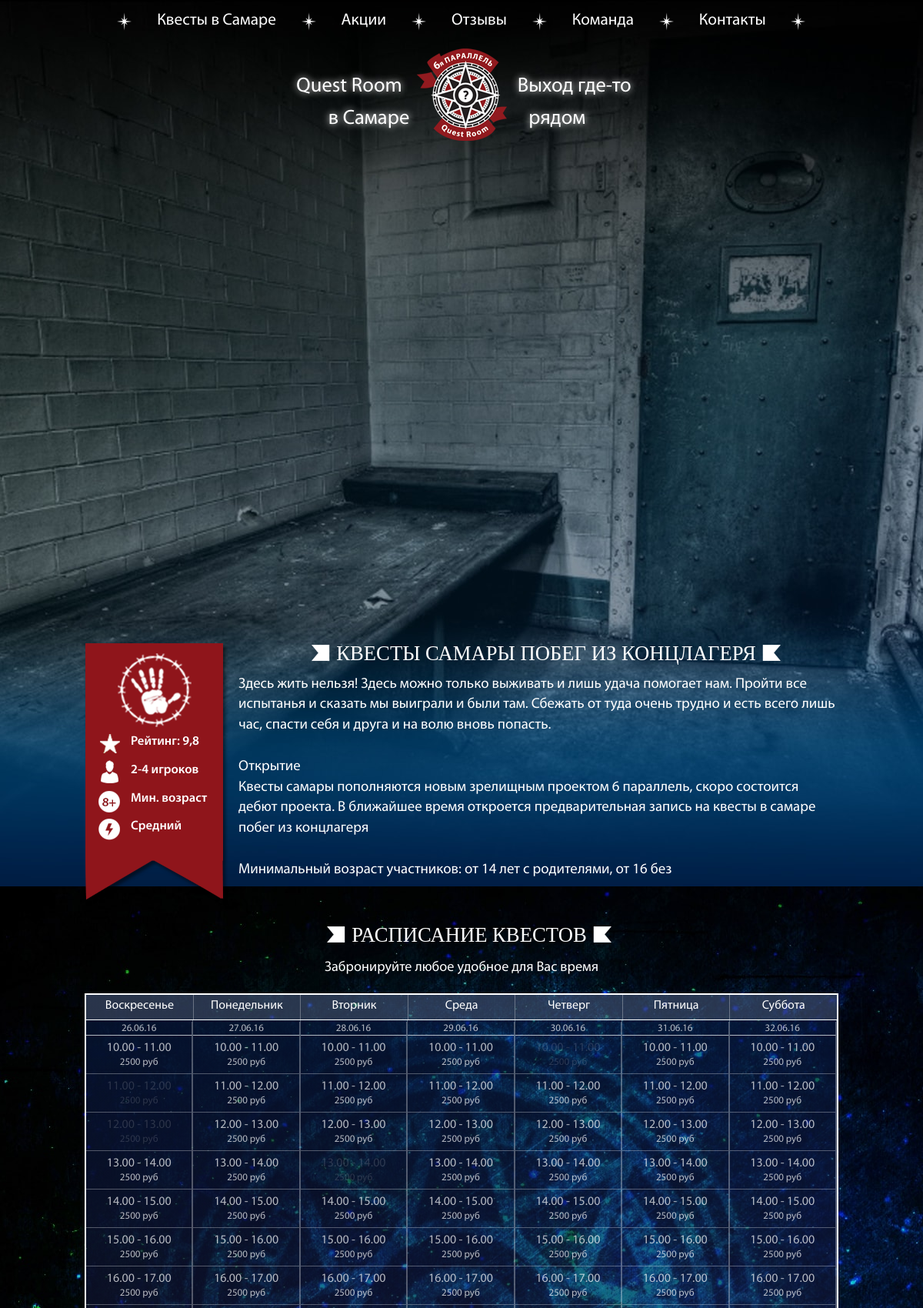
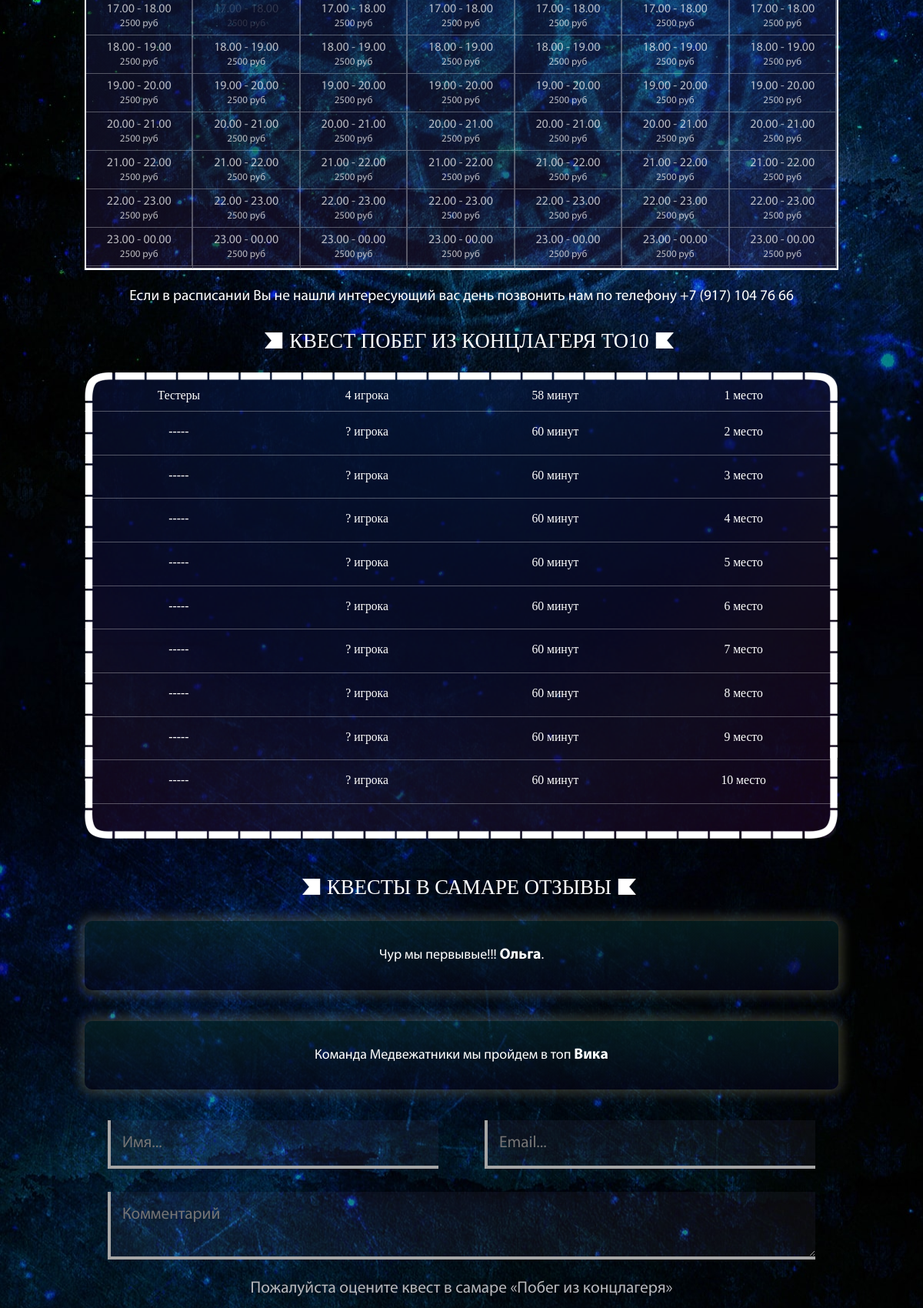
Page /kontclager.php (upper part) on the committed database (2 pictures, top to bottom).
### tables this page shows
CREATE TABLE `client` (
  `id` int(11) NOT NULL,
  `Name` varchar(255) NOT NULL,
  `Surname` varchar(255) NOT NULL,
  `Phone` varchar(255) NOT NULL,
  `date` varchar(20) NOT NULL,
  `time` varchar(30) NOT NULL,
  `is_schedule` int(30) NOT NULL
);

### kontclager.php (the view, shortened to what this page needs)
<!DOCTYPE html>
<?php
	try {
	    $pdo = new PDO ('mysql:host=localhost;dbname=spoilichek_6para','spoilichek_6para','Totv12ka');
	    $pdo->setAttribute(PDO::ATTR_ERRMODE, PDO::ERRMODE_EXCEPTION);
	    $pdo->exec("set names utf8");
	}
	catch(PDOException $e) {
	    echo $e->getMessage();
	}
	 function get_schedule($pdo){
	    $query = "SELECT `id`,`date`,`time` FROM client WHERE is_schedule=1 ";
	    try{
		    $dataSet = $pdo->query($query);
		    foreach($dataSet as $row){
			    $answer[] = array('id' => $row['id'], 'date' => $row['date'], 'time' => $row['time']);
		        }
	        }
   	    catch (PDOException $e) {
   		$answer = "Не удалось считать данные из БД";
	    }
	    return $answer;
    }
	$times = array(
		"10.00 - 11.00",
		"11.00 - 12.00",
		"12.00 - 13.00",
		"13.00 - 14.00",
		"14.00 - 15.00",
		"15.00 - 16.00",
		"16.00 - 17.00",
		"17.00 - 18.00",
		"18.00 - 19.00",
		"19.00 - 20.00",
		"20.00 - 21.00",
		"21.00 - 22.00",
		"22.00 - 23.00",
		"23.00 - 00.00"
		);
	$days = array(
		'Воскресенье' , 'Понедельник' , 'Вторник' , 'Среда' , 'Четверг' , 'Пятница' , 'Суббота'
	);
	$num_day = (date('w'));
	$num_month = (date('m'));
	$num_year = (date('y'));
	$days_week = date("d");
	?>
<html lang="ru">
<head>
	<link rel="stylesheet" href="dist/css/fonts.css">
	<link rel="stylesheet" href="dist/css/index.css">
	<link rel="stylesheet" href="dist/css/ghost.css">
	<link rel="stylesheet" href="dist/css/reset.css">
</head>
<body class="kontclager_quest">
	<section class="mainMenu container">
		<ul>
			<img src="dist/images/star_bullet.png" alt="Квесты в самаре">
			<li><a href="index.html">Квесты в Самаре</a></li>
			<img src="dist/images/star_bullet.png" alt="квесты самары">
			<li><a href="actions.html">Акции</a></li>
			<img src="dist/images/star_bullet.png" alt="квест в самаре">
			<li><a href="feedback.html">Отзывы</a></li>
			<img src="dist/images/star_bullet.png" alt="квест самары">
			<li><a href="team.html">Команда</a></li>
			<img src="dist/images/star_bullet.png" alt="квест рум самары">
			<li><a href="contacts.html">Контакты</a></li>
			<img src="dist/images/star_bullet.png" alt="квест самары">
		</ul>
	</section>
	<section class="logoBlock_page container">
		<span class="logoText">Quest Room<span>Выход где-то</span></span>
		<span class="logoText secondLogoText">в Самаре<span class="secondLogoSpan">рядом</span></span>
		<img src="dist/images/logo_page.png" alt="Квесты самары 6 параллель" class="mainLogo">
	</section>
	<section class="quest_description_wrapper container">
		<div class="quest_sheme quest_kontclager">
			<div class="quest_sheme_rating quest_sheme_point">Рейтинг: 9,8</div>
			<div class="quest_sheme_players quest_sheme_point">2-4 игроков</div>
			<div class="quest_sheme_years quest_sheme_point">Мин. возраст</div>
			<div class="quest_sheme_level quest_sheme_point">Средний</div>
		</div>
		<div class="quest_description">
		    <div class="quest_descriptionHeader"><h1>Квесты самары Побег из концлагеря</h1></div>
			<p class="quest_description_paragraph">Здесь жить нельзя! Здесь можно только выживать и лишь удача помогает нам. Пройти все испытанья и сказать мы выиграли и были там. Сбежать от туда очень трудно и есть всего лишь час, спасти себя и друга и на волю вновь попасть.</p>
			<p class="quest_description_paragraph">Открытие<br><strong>Квесты самары</strong> пополняются новым зрелищным проектом 6 параллель, скоро состоится дебют проекта. В ближайшее время откроется предварительная запись на квесты в самаре побег из концлагеря</p>
			<p class="quest_description_paragraph">Минимальный возраст участников: от 14 лет с родителями, от 16 без
</p>
		</div>
	</section>
	<div class="info_wrapper">
		<section class="schedule_wpapper container">
			<div class="schedule_wpapper_header">
				<h2>Расписание квестов</h2>
			</div>
			<div class="schedule_wpapper_desc">
				Забронируйте любое удобное для Вас время
			</div>
			<div class="schedule_wpapper_table">
				<div class="schedule_wpapper_thead">
				<?php
				for($i = 0; $i <= 6 ; $i++) {
					$name_day = $days[$num_day];
					if ( $num_day == "7") {
						$num_day = 0;
						echo "<div class=\"schedule_wpapper_thead_block\">".$days[$num_day]."</div>";
					} else {
						echo "<div class=\"schedule_wpapper_thead_block\">".$name_day."</div>";
					}
					$num_day ++ ;
				}
				?>
				</div>
				<div class="schedule_wpapper_field">
				<?php
					for($i = 0; $i <= 6 ; $i++) {
						echo "<div class=\"schedule_wpapper_date_block\" style=\"width: 15%; display: flex; flex-direction: column\"><div class=\"schedule_wpapper_date_block\">".$days_week.".".$num_month.".".$num_year."</div>";
							foreach ($times as $time) {
								$get_schedule = get_schedule($pdo);
									if ($answer != "Не удалось считать данные из БД") {
										foreach ($get_schedule as $get_schedule_row) {
										if( $get_schedule_row['date'] == $days_week."-".$num_month."-".$num_year && $get_schedule_row['time'] == $time) {
										echo "<div class=\"colored schedule_wpapper_column_block not_active\"  data-attribute=".$days_week."-".$num_month."-".$num_year."><div class=\"del_time \">".$time."</div><div class=\"del_id\" style=\"display: none\">".$get_schedule_row['id']."</div><span class=\"schedule_cost\">2500 руб</span></div>";
										}
									}
								echo "<div class=\"add_to_base schedule_wpapper_column_block schedule_wpapper_column_block_active\" data-attribute=".$days_week."-".$num_month."-".$num_year."><div class=\"add_time schedule_time\">".$time."</div><div class=\"add_date schedule_date_nodisplay\" >".$days_week."-".$num_month."-".$num_year."</div><span class=\"schedule_cost\">2500 руб</span></div>";
							}
							}
						echo "</div>";
						$days_week ++;
					}
				?>
			</div>
			</div>
			<div class="schedule_wpapper_bottom_desc">
				Если в расписании Вы не нашли интересующий вас день позвонить нам по телефону  +7 (917) 104 76 66
			</div>
		</section>
		<section class="quest_statistics container">
			<div class="quest_statistics_header"><h3>Квест побег из концлагеря ТО10</h3></div>
			<div class="quest_statistics_body">
		<div class="quest_statistics_body_block">
					<span>Тестеры</span>
					<span>4 игрока</span>
					<span>58 минут</span>
					<span>1 место</span>
				</div>
				<div class="quest_statistics_body_block">
					<span>-----</span>
					<span>? игрока</span>
					<span>60 минут</span>
					<span>2 место</span>
				</div>
				<div class="quest_statistics_body_block">
					<span>-----</span>
					<span>? игрока</span>
					<span>60 минут</span>
					<span>3 место</span>
				</div>
				<div class="quest_statistics_body_block">
					<span>-----</span>
					<span>? игрока</span>
					<span>60 минут</span>
					<span>4 место</span>
				</div>
				<div class="quest_statistics_body_block">
					<span>-----</span>
					<span>? игрока</span>
					<span>60 минут</span>
					<span>5 место</span>
				</div>
				<div class="quest_statistics_body_block">
					<span>-----</span>
					<span>? игрока</span>
					<span>60 минут</span>
					<span>6 место</span>
				</div>
				<div class="quest_statistics_body_block">
					<span>-----</span>
					<span>? игрока</span>
					<span>60 минут</span>
					<span>7 место</span>
				</div>
				<div class="quest_statistics_body_block">
					<span>-----</span>
					<span>? игрока</span>
					<span>60 минут</span>
					<span>8 место</span>
				</div>
				<div class="quest_statistics_body_block">
					<span>-----</span>
					<span>? игрока</span>
					<span>60 минут</span>
					<span>9 место</span>
				</div>
				<div class="quest_statistics_body_block">
					<span>-----</span>
					<span>? игрока</span>
					<span>60 минут</span>
					<span>10 место</span>
				</div>
			</div>
		</section>
		<section class="quest_feedback container">
			<div class="quest_feedback_header"><h4>квесты в самаре отзывы</h4></div>
			<div class="quest_feedback_block">Чур мы первывые!!! <span>Ольга</span>.</div>
			<div class="quest_feedback_block">Команда Медвежатники мы пройдем в топ <span>Вика</span></div>
			<form action enctype="multipart/form-data" class="mailUs" id="mailUsFeedback" method="post">
				<div class="mailUsRow">
					<input type="text" id="mailUsName" name="mailUsName" 	 class="mailUsName" placeholder="Имя..." required>
					<input type="text" id="mailUsEmail" name="mailUsEmail" 	 class="mailUsEmail" placeholder="Email..." required>
				</div>
				<div class="mailUsRow">
					<textarea name="mailUsText" class="mailUsText" id="mailUsText" cols="30" rows="2" placeholder="Комментарий" required></textarea>
				</div>
				<span class="mailUs_markText">Пожалуйста оцените квест в самаре «Побег из концлагеря»</span>
			</form>
		</section>
	</div>
</body>
</html>

### rows in the picture
client: time "11.00 - 12.00"
client: time "12.00 - 13.00"
client: time "17.00 - 18.00"
client: time "13.00 - 14.00"
client: time "10.00 - 11.00"

### other values in the picture
$name_day "Воскресенье"
$name_day "Понедельник"
$name_day "Вторник"
$name_day "Среда"
$name_day "Четверг"
$name_day "Пятница"
$name_day "Суббота"
$time "10.00 - 11.00"
$time "13.00 - 14.00"
$time "14.00 - 15.00"
$time "15.00 - 16.00"
$time "16.00 - 17.00"
$time "17.00 - 18.00"
$time "18.00 - 19.00"
$time "19.00 - 20.00"
